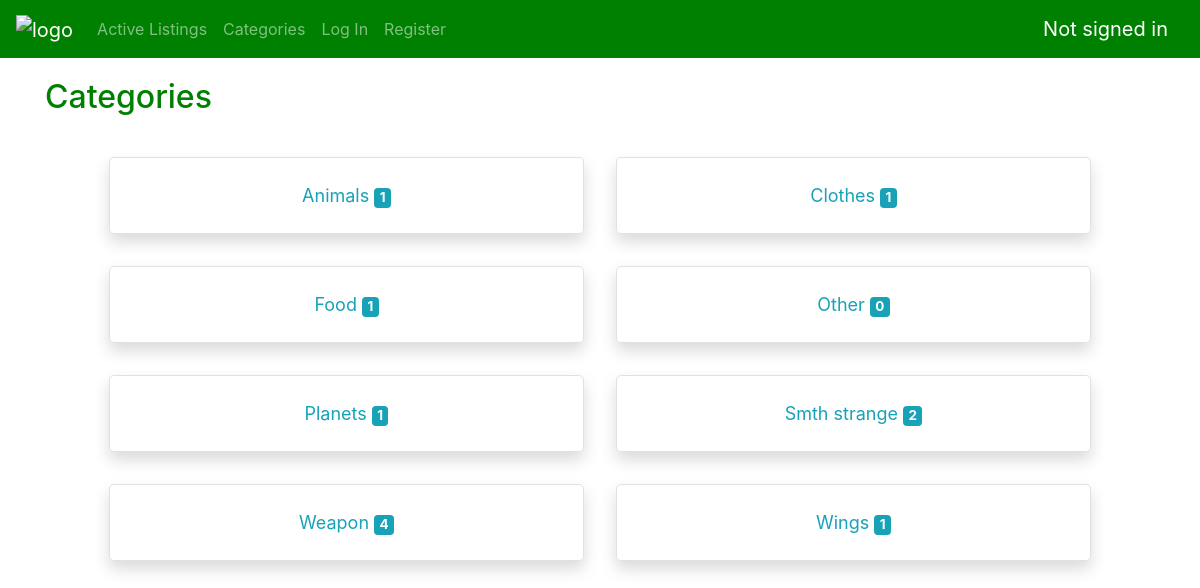
The page /categories on the database its author committed.
### auctions/models.py (models this page shows, shortened)
class Category(models.Model):
    catname = models.CharField(max_length=64)

### auctions/views.py (the view)
# urls.py: path("categories", views.categories, name="categories"),
def categories(request):
    user = request.user
    watchlist = WatchList.objects.filter(user_id=user.id)
    watchlist_len = len(watchlist)
    categories = Category.objects.all().order_by('catname')
    catcounts = []
    for category in categories:
        catcounts.append(len(Listing.objects.filter(category=category, active=True)))
    categories_w_counts = []
    for i in range(len(categories)):
        categories_w_counts.append({"id": categories[i].id, "catname": categories[i].catname,
                                    "catcount": catcounts[i]} )
    categories = categories_w_counts
    return render(request, "auctions/categories.html", {
        "categories": categories,
        "watchlist_len": watchlist_len,
    })

### auctions/templates/auctions/categories.html (shortened to what this page needs)
{% extends "auctions/layout.html" %}
{% block body %}
    <div class="container" >
        <h2 style="color: green; margin-bottom: 25px;">Categories</h2>
        <div class="row justify-content-center text-center">
            {% for category in categories %}
                <div class="col-lg-5 border rounded-lg shadow m-3 p-4">
                    <a href="{% url 'category' category.id %}" class="text-info stretched-link" style="font-size: large;">{{ category.catname }} <span class="badge badge-info">{{ category.catcount }}</span></a>
                </div>
            {% endfor %}
        </div>
    </div>
{% endblock %}

### auctions/templates/auctions/layout.html (shortened to what this page needs)
{% load static %}
<!DOCTYPE html>
<html lang="en">
    <head>
        <link rel="stylesheet" href="https://stackpath.bootstrapcdn.com/bootstrap/4.4.1/css/bootstrap.min.css">
        <link href="{% static 'auctions/styles.css' %}" rel="stylesheet">
    </head>
    <body>
        <nav class="navbar sticky-top navbar-expand-lg navbar-dark"; style="background-color:green;">
            <a class="navbar-brand" href="{% url 'index' %}"><img src="https://avatars.mds.yandex.net/i?id=c51b285980c5ff5b8d96a72fcd1530b1-5469231-images-thumbs&n=13&exp=1" alt="logo" height="40"></a>
            <div class="collapse navbar-collapse" id="navbarSupportedContent">
                <ul class="navbar-nav mr-auto">
                    <li class="nav-item">
                        <a class="nav-link" href="{% url 'index' %}">Active Listings</a>
                    </li>
                    <li class="nav-item">
                        <a class="nav-link" href="{% url 'categories' %}">Categories</a>
                    </li>
                    {% if user.is_authenticated %}
                        <li class="nav-item">
                            <a class="nav-link" href="{% url 'add' user.id %}">Create Listing</a>
                        </li>
                        <li class="nav-item">
                            <a class="nav-link" href="{% url 'mylistings' user.id %}">My Listings</a>
                        </li>
                        <li class="nav-item">
                            <a class="nav-link" href="{% url 'watchlist' user.id %}">Watchlist <span class="badge badge-info">{{ watchlist_len }}</span></a>
                        </li>
                        <li class="nav-item">
                            <a class="nav-link" href="{% url 'logout' %}">Log Out</a>
                        </li>
                    {% else %}
                        <li class="nav-item">
                            <a class="nav-link" href="{% url 'login' %}">Log In</a>
                        </li>
                        <li class="nav-item">
                            <a class="nav-link" href="{% url 'register' %}">Register</a>
                        </li>
                    {% endif %}
                </ul>
                <span class="navbar-brand">
                    {% if user.is_authenticated %}
                        Signed in as <strong>{{ user }}</strong>
                    {% else %}
                        Not signed in
                    {% endif %}
                </span>
            </div>
        </nav>
        <div id="body_block" class="container-fluid">
            {% block body %}
            {% endblock %}
        </div>
    </body>
</html>

### auctions/static/auctions/styles.css (style rules this page uses)
body { padding: 0px; }
#body_block { padding-top: 20px; }

### rows shown on the page
Category: catname "Animals"
Category: catname "Clothes"
Category: catname "Food"
Category: catname "Other"
Category: catname "Planets"
Category: catname "Smth strange"
Category: catname "Weapon"
Category: catname "Wings"

### other values the page prints
{{ category.catcount }} "1" "1" "1" "0" "1" "2" "4" "1"
